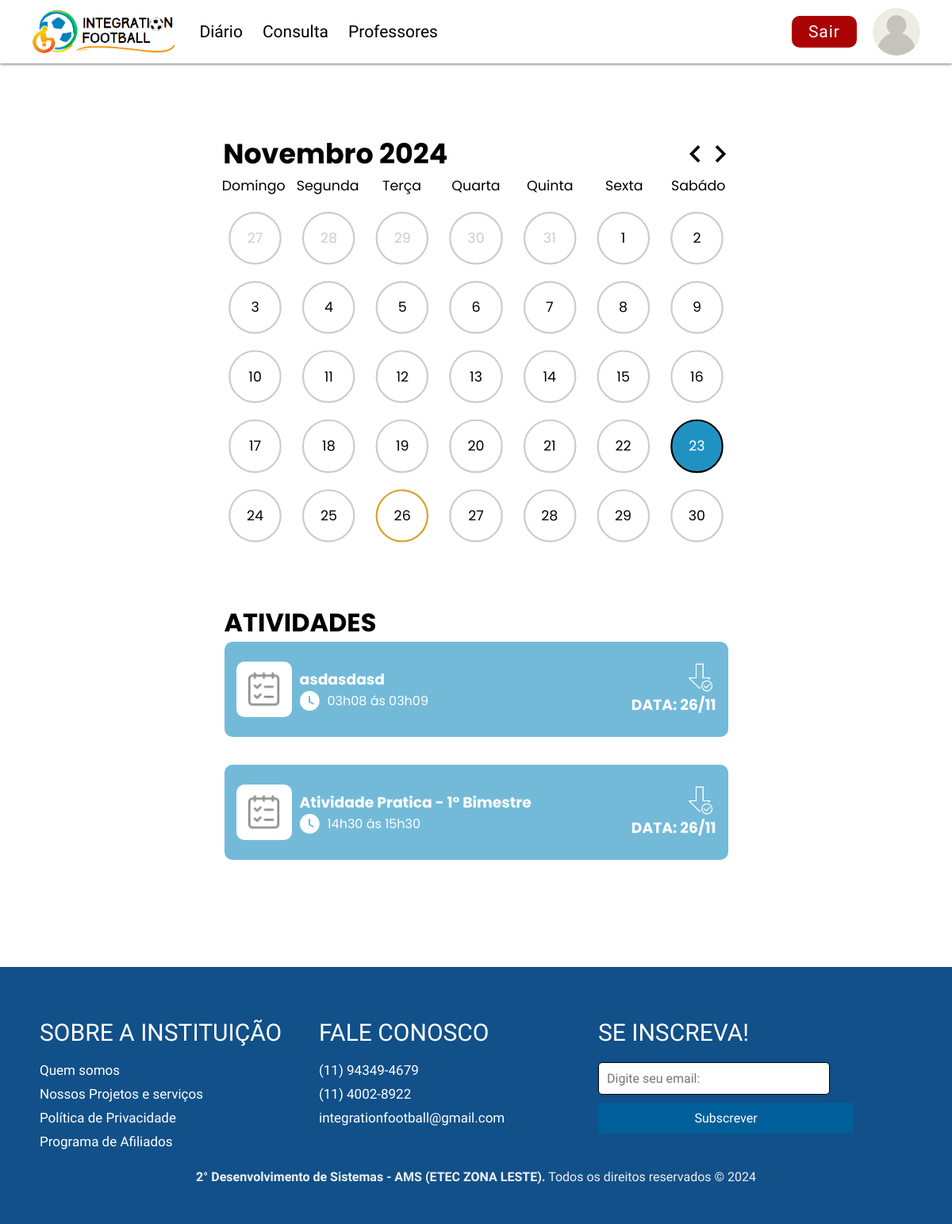
The page /principal.php (signed in) on the database as committed earlier.
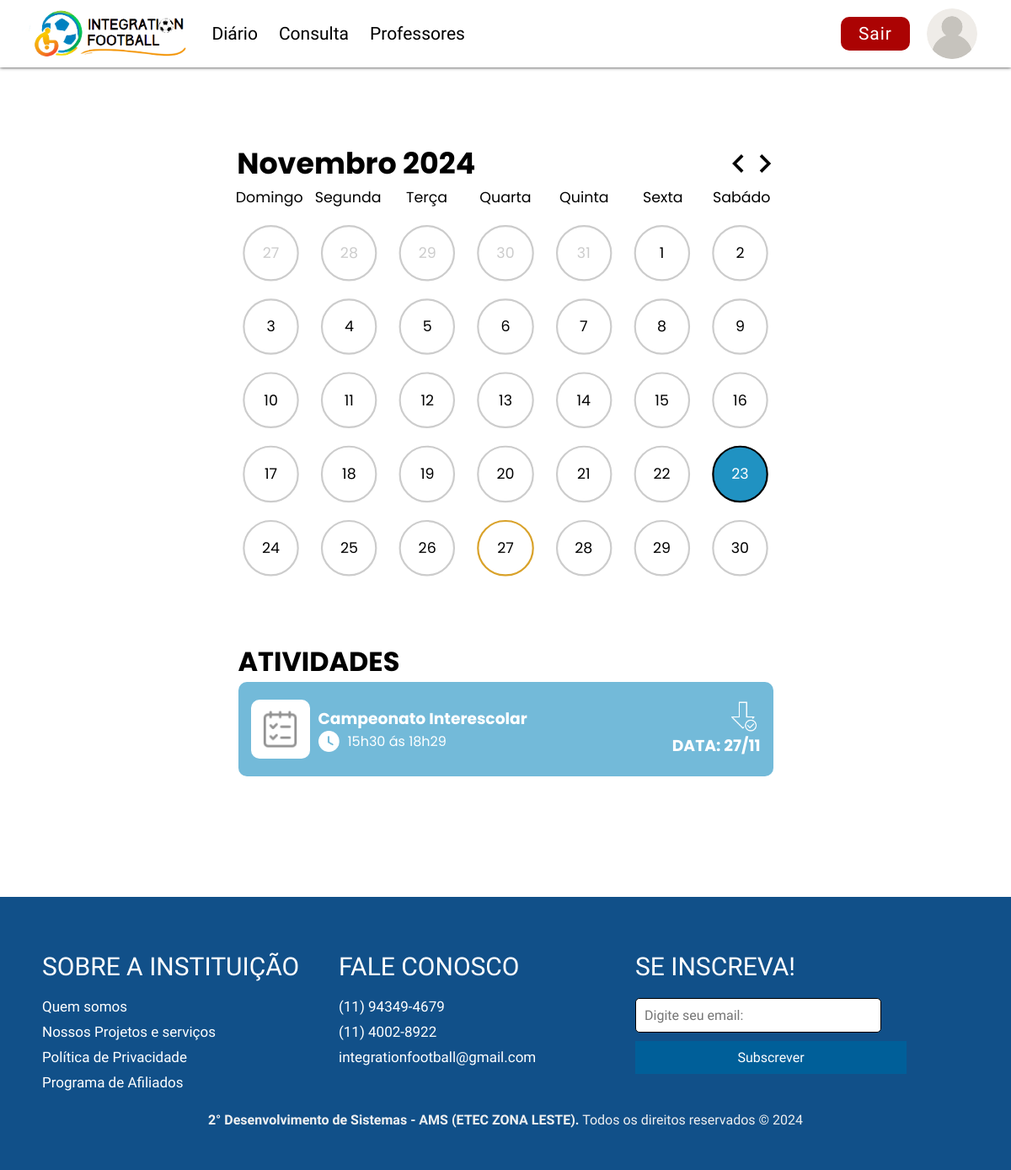
The same page on the database as committed later.
### tables this page shows
CREATE TABLE `atividade` (
  `id_atividade` int(10) UNSIGNED NOT NULL,
  `titulo_atividade` varchar(80) NOT NULL,
  `hora_inicio` time DEFAULT NULL,
  `data_entrega` date NOT NULL,
  `nome_arquivo` varchar(255) NOT NULL,
  `caminho_arquivo` varchar(255) NOT NULL,
  `id_turma` int(10) UNSIGNED NOT NULL,
  `id_professor` int(11) NOT NULL,
  `hora_termino` time DEFAULT NULL
);

### controller/conexao.php (called while the page is built, shortened)
<?php
class Conexao {
    private $host = "localhost";
    private $usuario = "root";
    private $senha = "";
    private $banco = "integrationfootball";
    private $conexao;
    public function __construct() {
        $this->conexao = new mysqli($this->host, $this->usuario, $this->senha, $this->banco);
    }
    public function getConexao() {
        return $this->conexao;
    }
}
?>

### controller/atividadecontroller.php (called while the page is built, shortened)
<?php
require_once $_SERVER['DOCUMENT_ROOT'] . '/Integration-Football-main/Integration-Football/model/atividadeModel.php';
class AtividadeController
{
    private $atividade;
    public function __construct()
    {
        $this->atividade = new Atividade();
        if (isset($_POST['crud'])) {
            if ($_POST['crud'] == "INSERT") {
                $this->inserir();
            } elseif ($_POST['crud'] == "UPDATE") {
                $this->atualizar();
            } elseif ($_POST['crud'] == "DELETE") {
                $this->deletar();
            }
            header("Location:" . "../calendarioProfessor.php");
          exit;
        } else {
            $this->listar();
        }
    }
    public function listar()
    {
        $atividades = $this->atividade->listar();
        return $atividades;
    }
}

### model/atividadeModel.php (called while the page is built, shortened)
<?php
require_once $_SERVER['DOCUMENT_ROOT'] . "/Integration-Football-main/Integration-Football/controller/conexao.php";
class Atividade
{
    private $conexao;
    public function __construct()
    {
        $this->conexao = new Conexao();
    }
    public function listar()
    {
        $sql = "SELECT * FROM atividade";
        $stmt = $this->conexao->getConexao()->prepare($sql);
        $stmt->execute();
        $result = $stmt->get_result();
        $atividades = [];
        while ($atividade = $result->fetch_assoc()) {
            $atividades[] = $atividade;
        }
        return $atividades;
    }
}

### controller/turmacontroller.php (called while the page is built, shortened)
<?php
require_once $_SERVER['DOCUMENT_ROOT'] . '/Integration-Football-main/Integration-Football/model/turmaModel.php';
class TurmaController
{
    private $turma;
    public function __construct()
    {
        $this->turma = new Turma();
        if (isset($_POST['crud'])) {
            if ($_POST['crud'] == "INSERT") {
                $this->inserir();
            } elseif ($_POST['crud'] == "UPDATE") {
                $this->atualizar();
            } elseif ($_POST['crud'] == "DELETE") {
                $this->deletar();
            }
            header("Location:" . "../principal.php");
        } else {
            $this->listar();
        }
    }
    public function listar()
    {
        return $this->turma->listar();
    }
    public function buscarPorId($id)
    {
        return $this->turma->buscarPorId($id);
    }
}

### model/turmaModel.php (called while the page is built, shortened)
<?php
require_once $_SERVER['DOCUMENT_ROOT'] . '/Integration-Football-main/Integration-Football/model/atividadeModel.php';
class Turma
{
    private $conexao;
    public function __construct()
    {
        $this->conexao = new Conexao();
    }
    public function buscarPorId($id)
    {
        $sql = "SELECT * FROM turma WHERE id_turma = ?";
        $stmt = $this->conexao->getConexao()->prepare($sql);
        $stmt->bind_param('i', $id);
        $stmt->execute();
        $result = $stmt->get_result();
        $turma = $result->fetch_assoc();
        return $turma;
    }
    public function listar()
    {
        $sql = "SELECT * FROM turma";
        $stmt = $this->conexao->getConexao()->prepare($sql);
        $stmt->execute();
        $result = $stmt->get_result();
        $turmas = [];
        while ($turma = $result->fetch_assoc()) {
            $turmas[] = $turma;
        }
        return $turmas;
    }
}

### controller/alunocontroller.php (called while the page is built, shortened)
<?php
require_once $_SERVER['DOCUMENT_ROOT'].'/Integration-Football-main/Integration-Football/model/alunoModel.php';
class AlunoController {
    private $aluno;
    public function __construct() {
        $this->aluno = new Aluno();
        if(isset($_POST['crud'])){
            if($_POST['crud']=="INSERT"){
                $this->inserir();
            }elseif($_POST['crud']=="UPDATE"){
                 $this->atualizar();
            }elseif($_POST['crud']=="DELETE"){
                $this->deletar();
            }elseif ($_POST['crud'] == "alterarSenha") {
                $this->redefinirSenha();
            }
        }else{
            $this->listar();
        }
    }
    public function listar(){
        return $this->aluno->listar();
    }
    public function buscarPorId($id){
        return $this->aluno->buscarPorId($id);
    }
}
?>

### model/alunoModel.php (called while the page is built, shortened)
<?php
require_once $_SERVER['DOCUMENT_ROOT'] . "/Integration-Football-main/Integration-Football/controller/conexao.php";
class Aluno
{
    private $conexao;
    public function __construct()
    {
        $this->conexao = new Conexao();
    }
    public function buscarPorId($id)
    {
        $sql = "SELECT * FROM alunos WHERE id_aluno = ?";
        $stmt = $this->conexao->getConexao()->prepare($sql);
        $stmt->bind_param('i', $id);
        $stmt->execute();
        $result = $stmt->get_result();
        $aluno = $result->fetch_assoc();
        return $aluno;
    }
    public function listar()
    {
        $sql = "SELECT * FROM alunos ORDER BY nome_aluno ASC LIMIT 10 ";
        $stmt = $this->conexao->getConexao()->prepare($sql);
        $stmt->execute();
        $result = $stmt->get_result();
        $alunos = [];
        while ($aluno = $result->fetch_assoc()) {
            $alunos[] = $aluno;
        }
        return $alunos;
    }
}

### principal.php (the view, shortened to what this page needs)
<?php
require_once './controller/alunocontroller.php';
require_once './controller/turmacontroller.php';
require_once './controller/atividadecontroller.php';
$imports = [
  "https://fonts.googleapis.com/css2?family=Poppins:ital,wght@0,200;0,400;0,600;1,200;1,400;1,600&display=swap",
  "https://cdnjs.cloudflare.com/ajax/libs/font-awesome/4.7.0/css/font-awesome.min.css",
  "https://fonts.gstatic.com/",
  "https://fonts.googleapis.com/css2?family=Barlow&family=Teko:wght@300&display=swap"
];
$pageCSS = ["principal.css"];
include_once('./templetes/headerAluno.php');
$id = $_SESSION["id"];
$alunocontroller = new alunocontroller();
$aluno = $alunocontroller->buscarPorId($id);
$turmacontroller = new TurmaController();
$turma = $turmacontroller->buscarPorId($aluno['id_turma']);
$atividadecontroller = new AtividadeController();
$atividades = $atividadecontroller->buscarAtividades($turma['id_turma']);
?>
<div class="container">
  <div id="conteudo">
    <form id="form" action="">
      <div id="pricipal-calendario">
        <br>
        <div id="dia-semana">
          <div id="header-calendario">
            <h1 id="mes-ano">JANEIRO 2024</h1>
            <div id="btns">
              <img onclick="carregarEventos();" src="./Imagens/seta-esquerda-black.svg" alt="" id="prev">
              <img onclick="carregarEventos();" src="./Imagens/seta-direita-black.svg" alt="" id="next">
            </div>
          </div>
          <div id="semanas">
            <p>Domingo</p>
            <p>Segunda</p>
            <p>Terça</p>
            <p>Quarta</p>
            <p>Quinta</p>
            <p>Sexta</p>
            <p>Sabádo</p>
          </div>
          <div id="dias">
          </div>
        </div>
      </div>
      <h1 id="titulo">ATIVIDADES</h1>
      <?php
      if (empty($atividades)) {
        echo  '<div class="vazio" id="vazio">
                  <p>Não há nenhuma atividade!</p>
                </div>';
      } else {
        $numeroAtividade = 1;
        foreach ($atividades as $atividade) {
          $numeroAtividade++;
      ?>
          <div id="atividade<?= $numeroAtividade ?>" class="atividade">
            <div id="card-atividade" class="card-atividade" onclick="abrirPrevia('atividade<?= $numeroAtividade ?>', 'card-arquivo<?= $numeroAtividade ?>')">
              <div class="bloco1">
                <div class="icone-atividade">
                  <img src="./Imagens/checklist.png" alt="">
                </div>
              </div>
              <div class="bloco2">
                <div class="titulo-atividade">
                  <h3><?= $atividade['titulo_atividade'] ?></h3>
                </div>
                <div class="data-entrega">
                  <img src="./Imagens/Time-Circle.png" alt="">
                  <p><?= $hora = substr($atividade['hora_inicio'], 0, -6); ?>h<?= $minutos = substr($atividade['hora_inicio'], 3, -3); ?> ás <?= $hora = substr($atividade['hora_termino'], 0, -6); ?>h<?= $minutos = substr($atividade['hora_termino'], 3, -3); ?></p>
                </div>
              </div>
              <div class="bloco3">
                <img src="./Imagens/arrow.png" alt="">
                <h3>DATA: <?php
                          $data = $atividade['data_entrega'];
                          $data = explode('-', $data);
                          $dataDormatada = $data[2] . '/' . $data[1];
                          ?>
                  <?=
                  $dataDormatada;
                  ?>
                </h3>
              </div>
            </div>
          </div>
      <?php }
      }
      ?>
    </form>
  </div>
</div>
<?php
include_once('./templetes/footer.php');
?>

### templetes/headerAluno.php (shortened to what this page needs)
<!DOCTYPE html>
<html lang="pt-br">
<head>
    <link rel="stylesheet" href="templetes/headerAluno.css">
    <link rel="stylesheet" href="templetes/footer.css">
    <link rel="stylesheet" href="templetes/mensagemSessao.css">
    <link rel="stylesheet" href="https://cdnjs.cloudflare.com/ajax/libs/font-awesome/4.7.0/css/font-awesome.min.css">
    <?php
    if (isset($pageCSS) && is_array($pageCSS)) {
        foreach ($pageCSS as $cssFile) {
            echo '<link rel="stylesheet" href="css/' . $cssFile . '">';
        }
    }
    if (isset($imports) && is_array($imports)) {
        foreach ($imports as $fontUrl) {
            echo '<link rel="stylesheet" href="' . $fontUrl . '">';
        }
    }
    ?>
</head>
<body>
    <header>
        <div id="part-1">
                <img id="logo" src="templetes/logonova.png" alt="">
            <div id="navbar-part-1">
                    <li><a href="Principal.php">Diário</a></li>
                    <li><a href="consulta.php">Consulta</a></li>
                    <li><a href="professores.php">Professores</a></li>
            </div>
        </div>
        <div id="part-2">
            <div id="navbar-part-2">
                <button onclick="" style="cursor: pointer;" id="login"><li><a>Sair</a></li></button>
                <div onclick="redirecionar('perfilAluno.php')" id="icone-perfil"></div>
            </div>
        </div>
    </header>
    <div vw class="enabled">
        <div vw-plugin-wrapper>
        </div>
    </div>

### templetes/footer.php
<footer>
    <div class="container-footer">
        <div class="row-footer">
            <div class="footer-col">
                <h4>SOBRE A INSTITUIÇÃO</h4>
                <ul>
                    <li><a href="#">Quem somos</a></li>
                    <li><a href="#">Nossos Projetos e serviços</a></li>
                    <li><a href="#">Política de Privacidade</a></li>
                    <li><a href="#">Programa de Afiliados</a></li>
                </ul>
            </div>
            <div class="footer-col">
                <h4>FALE CONOSCO</h4>
                <ul>
                    <li><a href="#">(11) 94349-4679</a></li>
                    <li><a href="#">(11) 4002-8922</a></li>
                    <li><a href="#">integrationfootball@gmail.com</a></li>
                </ul>
            </div>
            <div class="footer-col">
                <h4>Se inscreva!</h4>
                <div class="form-sub">
                    <form>
                    <input type="email" name="input6" id="emailInput" placeholder="Digite seu email:">
<button type="submit" id="subscribeButton">Subscrever</button>
                    </form>
                </div>
            </div>
        </div>
    </div>
    <div class="direitos">
        <p><strong>2° Desenvolvimento de Sistemas - AMS (ETEC ZONA LESTE).</strong> Todos os direitos reservados &copy; 2024</p>
    </div>
</footer>

### templetes/headerAluno.css (style rules this page uses)
* { padding: 0; margin: 0; }
body { overflow-x: hidden; margin-top: 40px; }
header { position: fixed; top: 0; background-color: #ffffff; width: 100%; height: 80px; display: flex; box-shadow: 0px 0px 4px #1c1c1c; z-index: 10; user-select: none; -webkit-user-drag: none; -webkit-touch-callout: none; -webkit-tap-highlight-color: transparent; }
header li, header li a { list-style: none; text-decoration: none; font-size: 21px; font-weight: 500; color: #000000; position: relative; font-family: 'Barlow Condensed', sans-serif; }
#login { padding: 5px 18px; border-radius: 10px; border: rgba(171, 3, 3, 1) solid; background-color: rgba(171, 3, 3, 1); transition: 0.5s; }
#login a { color: rgb(255, 255, 255); letter-spacing: 1px; }
#icone-perfil { cursor: pointer; width: 60px; height: 60px; border-radius: 50%; background-image: url(../Imagens/user.png); background-size: cover; background-position: center; background-repeat: no-repeat; }
#navbar-part-1 li a::after { display: block; content: " "; width: 0; height: 2px; background-color: #115089; position: absolute; bottom: 0; left: 50%; transition: width 0.3s ease 0s, left 0.3s ease 0s; }
#logo { width: 200px; margin-left: 3%; margin-right: 3%; }
#part-1 { width: 100%; display: flex; align-items: center; justify-content: flex-start; }
#navbar-part-1 { display: flex; gap: 25px; }
#part-2 { width: 40%; display: flex; align-items: center; justify-content: flex-end; }
#navbar-part-2 { display: flex; gap: 20px; margin-right: 40px; align-items: center; }

### templetes/footer.css (style rules this page uses)
* { margin: 0; padding: 0; }
.container { display: flex; flex-direction: column; min-height: 100vh; }
footer { margin-top: 100px; background-color: #115089; padding: 50px 0; font-family: 'Barlow Condensed', sans-serif; width: 100%; position: relative; }
.container-footer { max-width: 100%; margin-left: 20px; padding: 0 15px; }
.row-footer { display: flex; flex-wrap: wrap; width: 100%; }
.footer-col { width: 28%; padding: 15px; }
.footer-col h4 { font-size: 30px; color: rgb(255, 255, 255); margin-bottom: 20px; font-weight: 500; text-transform: uppercase; font-family: 'Barlow Condensed', sans-serif; }
.footer-col ul { list-style: none; padding: 0; }
.footer-col ul li { margin-bottom: 10px; font-size: 17px; }
.footer-col ul li a { color: rgb(255, 255, 255); text-decoration: none; transition: color 0.3s; }
.form-sub { display: flex; flex-direction: column; }
#emailInput { padding: 10px; border: 1px solid #000000; border-radius: 5px; font-family: 'Barlow Condensed', sans-serif; font-size: 16px; margin-bottom: 10px; width: 270px; margin-left: 0px; }
#subscribeButton { width: 100%; padding: 10px; background-color: #005f99; color: white; border: none; cursor: pointer; font-family: 'Barlow Condensed', sans-serif; font-size: 16px; transition: background-color 0.3s; }
.direitos { color: #f0f0f0; text-align: center; }

Rows that differ between the two databases and show on the page:
removed atividade: titulo_atividade "asdasdasd", hora_inicio "03", hora_inicio "08", hora_termino "03", hora_termino "09", data_entrega "26/11"
removed atividade: titulo_atividade "Atividade Pratica - 1° Bimestre", hora_inicio "14", hora_inicio "30", hora_termino "15", hora_termino "30", data_entrega "26/11"
added atividade: titulo_atividade "Campeonato Interescolar", hora_inicio "15", hora_inicio "30", hora_termino "18", hora_termino "29", data_entrega "27/11"
